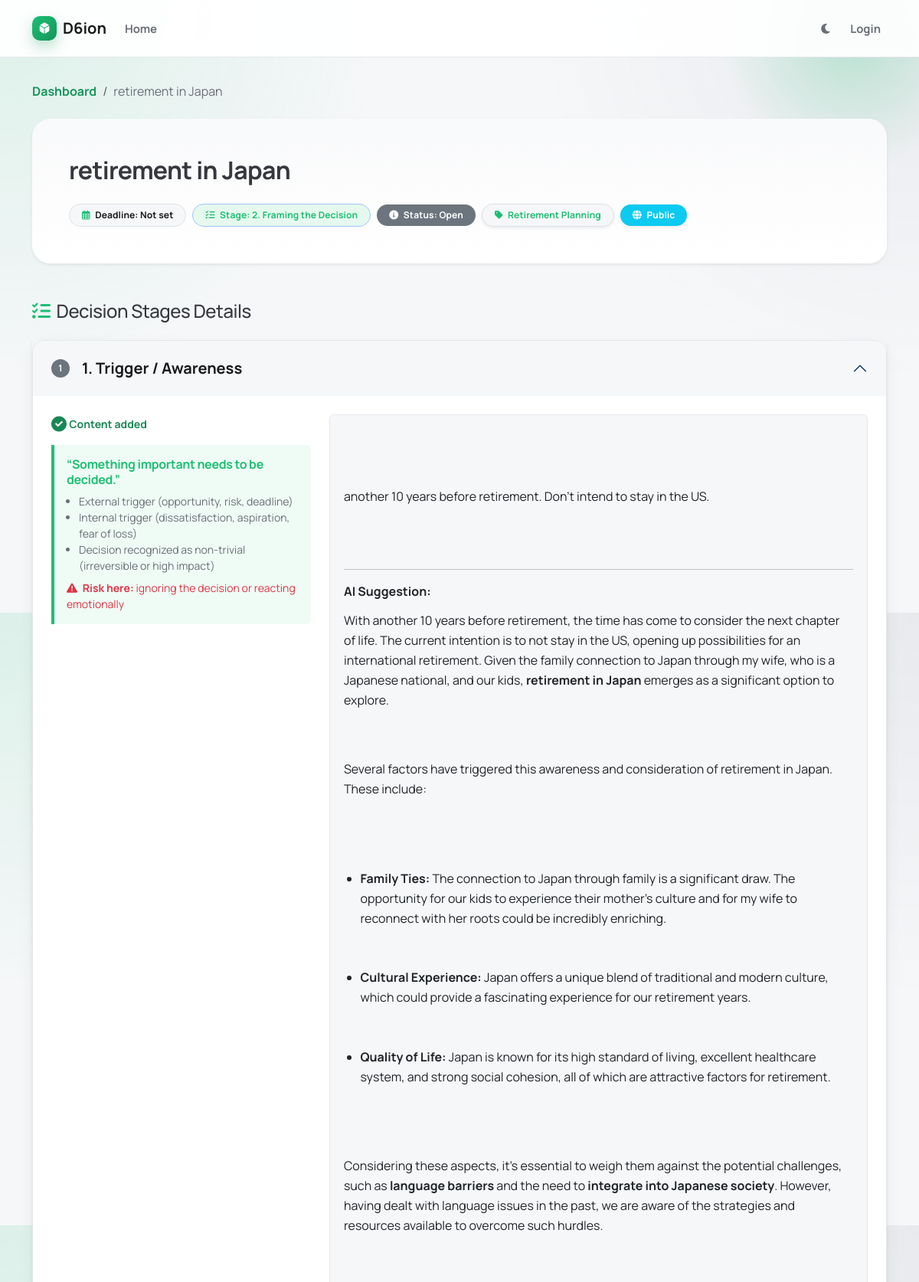
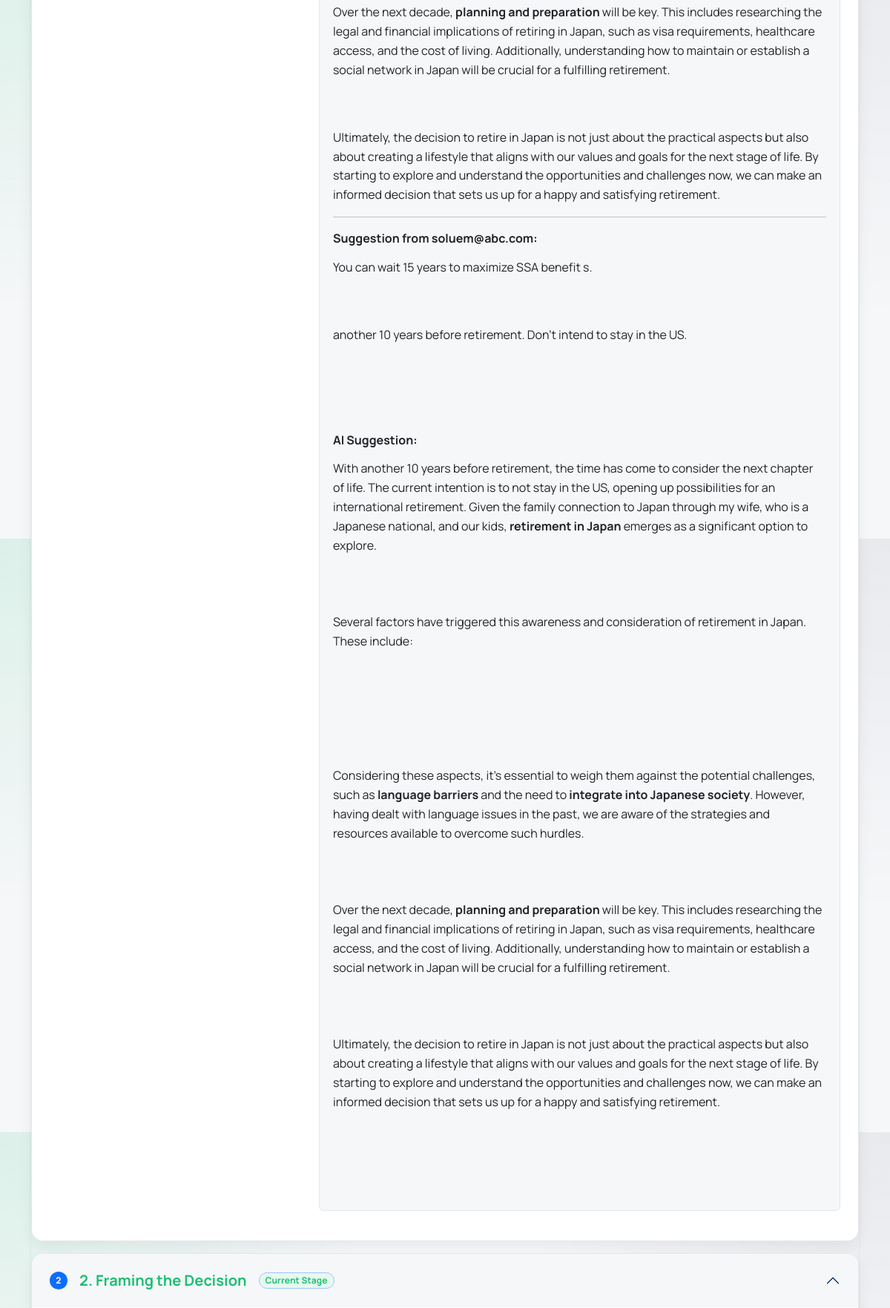
The page /decision/18 (upper part) on the database its author committed (2 pictures, top to bottom).
### app/models.py (models this page shows, shortened)
class Decision(db.Model):
    STAGES = [
        ('1_trigger', '1. Trigger / Awareness'),
        ('2_framing', '2. Framing the Decision'),
        ('3_objectives', '3. Objective & Constraint Definition'),
        ('4_options', '4. Option Generation'),
        ('5_information', '5. Information Gathering & Validation'),
        ('6_evaluation', '6. Evaluation & Modeling'),
        ('7_emotions', '7. Emotional & Values Check'),
        ('8_commitment', '8. Commitment Decision'),
        ('9_execution', '9. Execution Planning'),
        ('10_review', '10. Review & Adaptation')
    ]
    STAGE_DETAILS = {
        '1_trigger': {
            'quote': '“Something important needs to be decided.”',
            'bullets': [
                'External trigger (opportunity, risk, deadline)',
                'Internal trigger (dissatisfaction, aspiration, fear of loss)',
                'Decision recognized as non-trivial (irreversible or high impact)'
            ],
            'risk': 'ignoring the decision or reacting emotionally'
        },
        '2_framing': {
            'quote': '“What exactly am I deciding?”',
            'bullets': [
                'Define the decision boundary (what is in vs out)',
                'Clarify time horizon (short vs long-term impact)',
                'Identify stakeholders (self, family, partners, shareholders)',
                'Key output: a clean decision statement',
                '“Should I do X instead of Y within Z timeframe, given constraints A & B?”'
            ],
            'risk': 'poorly framed decisions lead to wrong answers'
        },
        '3_objectives': {
            'quote': '“What does success look like?”',
            'bullets': [
                'Primary objective(s) (e.g., ROI, happiness, flexibility, legacy)',
                'Non-negotiable constraints (budget, legality, ethics, health, time)',
                'Trade-offs you are willing vs unwilling to make',
                'Tools: priority ranking, must-have vs nice-to-have'
            ],
            'risk': 'hidden constraints sabotage later stages'
        },
        '4_options': {
            'quote': '“What are my real options?”',
            'bullets': [
                'Obvious options (A vs B)',
                'Non-obvious options (delay, partial commit, hybrid, exit)',
                'Creative or asymmetric options',
                'Best practice: force at least 3–5 viable options'
            ],
            'risk': 'false dichotomies (“only two choices”)'
        },
        '5_information': {
            'quote': '“What do I need to know?”',
            'bullets': [
                'Facts, data, benchmarks',
                'Expert input',
                'First-hand validation (pilots, trials, site visits)',
                'Separate: What is known, What is assumed, What is unknowable'
            ],
            'risk': 'over-research or confirmation bias'
        },
        '6_evaluation': {
            'quote': '“Which option dominates under which conditions?”',
            'bullets': [
                'Pros/cons',
                'Financial models / scenarios',
                'Risk-reward asymmetry',
                'Best-case / worst-case analysis',
                'Reversibility vs irreversibility',
                'Common tools: Decision matrix, Expected value, Regret minimization, Pre-mortem analysis'
            ],
            'risk': 'analysis paralysis or false precision'
        },
        '7_emotions': {
            'quote': '“Can I live with this?”',
            'bullets': [
                'Gut reaction (not gut decision)',
                'Alignment with identity and long-term values',
                'Stress test: “How will I feel about this in 5–10 years?”',
                'Important: emotions are inputs, not noise'
            ],
            'risk': 'suppressing emotion or letting it dominate'
        },
        '8_commitment': {
            'quote': '“I choose.”',
            'bullets': [
                'Explicitly select one option',
                'Acknowledge uncertainty',
                'Accept trade-offs consciously',
                'High performers write this down: Why this option, Why not the others, What would change the decision later'
            ],
            'risk': 'half-decisions and hedging without clarity'
        },
        '9_execution': {
            'quote': '“How do I make this real?”',
            'bullets': [
                'First irreversible step',
                'Timeline & milestones',
                'Resource allocation',
                'Kill criteria (when to stop or pivot)'
            ],
            'risk': 'good decisions ruined by poor execution'
        },
        '10_review': {
            'quote': '“Was the decision good, given what was knowable?”',
            'bullets': [
                'Outcome vs process evaluation',
                'What signals to monitor',
                'Adjust or double-down',
                'Key distinction: A good decision can have a bad outcome—and vice versa.'
            ],
            'risk': 'ignoring the learning opportunity'
        }
    }
    id = db.Column(db.Integer, primary_key=True)
    title = db.Column(db.String(140))
    deadline = db.Column(db.DateTime)
    created_at = db.Column(db.DateTime, index=True, default=datetime.utcnow)
    status = db.Column(db.String(20), default='open') # open, closed
    stage = db.Column(db.String(40), default='1_trigger')
    category = db.Column(db.String(50))
    is_public = db.Column(db.Boolean, default=True)
    user_id = db.Column(db.Integer, db.ForeignKey('user.id'))
    stage_1_trigger = db.Column(db.Text)
    stage_2_framing = db.Column(db.Text)
    stage_3_objectives = db.Column(db.Text)
    stage_4_options = db.Column(db.Text)
    stage_5_information = db.Column(db.Text)
    stage_6_evaluation = db.Column(db.Text)
    stage_7_emotions = db.Column(db.Text)
    stage_8_commitment = db.Column(db.Text)
    stage_9_execution = db.Column(db.Text)
    stage_10_review = db.Column(db.Text)
    options = db.relationship('Option', backref='decision', lazy='dynamic', cascade="all, delete-orphan")
    suggestions = db.relationship('Suggestion', backref='decision', lazy='dynamic', cascade="all, delete-orphan")
    clarifications = db.relationship('Clarification', backref='decision', lazy='dynamic', cascade="all, delete-orphan")
    stage_suggestions = db.relationship('StageSuggestion', backref='decision', lazy='dynamic', cascade="all, delete-orphan")

### app/routes.py (the view)
@bp.route('/decision/<int:id>')
def view_decision(id):
    decision = Decision.query.get_or_404(id)
    if not decision.is_public:
        if current_user.is_anonymous or decision.owner != current_user:
            abort(403)
    if current_user.is_authenticated:
        action = UserAction(user_id=current_user.id, action_type='read', decision_id=decision.id)
        db.session.add(action)
        db.session.commit()
    option_form = OptionForm()
    suggestion_form = SuggestionForm()
    clarification_form = ClarificationForm()
    return render_template('view_decision.html', title=decision.title,
                           decision=decision, option_form=option_form,
                           suggestion_form=suggestion_form,
                           clarification_form=clarification_form,
                           stages=Decision.STAGES,
                           stage_details=Decision.STAGE_DETAILS)

### app/templates/view_decision.html (shortened to what this page needs)
{% extends "base.html" %}
{% block content %}
    <div class="row">
        <div class="col-12">
            <nav aria-label="breadcrumb" class="mb-4">
                <ol class="breadcrumb">
                    <li class="breadcrumb-item"><a href="{{ url_for('main.index') }}">Dashboard</a></li>
                    <li class="breadcrumb-item active" aria-current="page">{{ decision.title }}</li>
                </ol>
            </nav>
            <div class="decision-header-card p-4 p-md-5 mb-5 shadow-sm border-0">
                <div class="d-flex flex-column flex-md-row justify-content-between align-items-start align-items-md-center mb-4 gap-3">
                    <div>
                        <h1 class="h2 fw-bold mb-0">{{ decision.title }}</h1>
                    </div>
                </div>
                <div class="d-flex flex-wrap align-items-center gap-2 mt-4">
                    <span class="badge bg-light text-secondary border px-3 py-2">
                        <i class="far fa-calendar-alt me-1 text-primary"></i> Deadline: {{ decision.deadline.strftime('%Y-%m-%d') if decision.deadline else 'Not set' }}
                    </span>
                    <span class="badge bg-primary-subtle text-primary border border-primary-subtle px-3 py-2">
                        <i class="fas fa-tasks me-1"></i> Stage:
                        {% for value, label in decision.STAGES %}
                            {% if value == decision.stage %}
                                {{ label }}
                            {% endif %}
                        {% endfor %}
                    </span>
                    <span class="badge {% if decision.status == 'completed' %}bg-success text-white{% else %}bg-secondary text-white{% endif %} px-3 py-2">
                        <i class="fas fa-info-circle me-1"></i> Status: {{ decision.status|capitalize }}
                    </span>
                    {% if decision.category %}
                    <a href="{{ url_for('main.index', category=decision.category) }}" class="badge rounded-pill bg-light text-primary border shadow-sm px-3 py-2 text-decoration-none hover-shadow">
                        <i class="fas fa-tag me-1"></i> {{ decision.category }}
                    </a>
                    {% endif %}
                    {% if decision.is_public %}
                    <span class="badge rounded-pill bg-info text-white shadow-sm px-3 py-2">
                        <i class="fas fa-globe me-1"></i> Public
                    </span>
                    {% endif %}
                </div>
            </div>
            <section class="mb-5">
                <h2 class="h4 mb-4"><i class="fas fa-tasks me-2 text-primary"></i>Decision Stages Details</h2>
                <div class="accordion shadow-sm" id="stagesAccordion">
                    {% for value, label in stages %}
                    {% set stage_num = value.split('_')[0] %}
                    {% set stage_content_attr = 'stage_' + value %}
                    {% set stage_content = getattr(decision, stage_content_attr) %}
                    <div class="accordion-item border mb-3 rounded-1 overflow-hidden">
                        <h2 class="accordion-header" id="heading{{ stage_num }}">
                            <button class="accordion-button {% if not stage_content %}collapsed{% endif %} py-4 px-4" type="button" data-bs-toggle="collapse" data-bs-target="#collapse{{ stage_num }}" aria-expanded="{% if stage_content %}true{% else %}false{% endif %}" aria-controls="collapse{{ stage_num }}">
                                <span class="badge {% if decision.stage == value %}bg-primary{% else %}bg-secondary{% endif %} me-3 rounded-circle d-flex align-items-center justify-content-center" style="width: 24px; height: 24px; padding: 0;">{{ stage_num }}</span>
                                <span class="fw-bold fs-5 {% if decision.stage == value %}text-primary{% endif %}">{{ label }}</span>
                                {% if decision.stage == value %}
                                <span class="badge bg-primary-subtle text-primary border border-primary-subtle ms-3 small py-1 px-2">Current Stage</span>
                                {% endif %}
                            </button>
                        </h2>
                        <div id="collapse{{ stage_num }}" class="accordion-collapse collapse {% if stage_content %}show{% endif %}" aria-labelledby="heading{{ stage_num }}" data-bs-parent="#stagesAccordion">
                            <div class="accordion-body p-4">
                                <div class="row">
                                    <div class="col-lg-4">
                                        <div class="d-flex align-items-center mb-3">
                                            {% if stage_content %}
                                            <div class="text-success me-3" title="Content added">
                                                <i class="fas fa-check-circle fa-lg"></i> <span class="small fw-bold">Content added</span>
                                            </div>
                                            {% endif %}
                                        </div>
                                        {% if stage_details and value in stage_details %}
                                        <div class="stage-guidance themed-panel mb-4 p-3 bg-light border-start border-primary border-4 rounded-end">
                                            <h5 class="h6 fw-bold text-primary mb-2">{{ stage_details[value]['quote'] }}</h5>
                                            <ul class="small text-muted mb-2 ps-3">
                                                {% for bullet in stage_details[value]['bullets'] %}
                                                <li>{{ bullet }}</li>
                                                {% endfor %}
                                            </ul>
                                            <div class="small text-danger mt-2">
                                                <i class="fas fa-exclamation-triangle me-1"></i> <strong>Risk here:</strong> {{ stage_details[value]['risk'] }}
                                            </div>
                                        </div>
                                        {% endif %}
                                    </div>
                                    <div class="col-lg-8">
                                        <div id="display-{{ value }}" class="stage-display mb-3">
                                            {% if stage_content %}
                                                <div class="stage-content-view ql-editor p-3 bg-light themed-panel rounded border">
                                                    {{ stage_content|safe }}
                                                </div>
                                            {% else %}
                                                <p class="text-muted italic">No content yet for this stage.</p>
                                            {% endif %}
                                        </div>
                                    </div>
                                </div>
                            </div>
                        </div>
                    </div>
                    {% endfor %}
                </div>
            </section>
        </div>
    </div>
{% endblock %}

### rows shown on the page
Decision: title "retirement in Japan", deadline "Not set", status "Open", category "Retirement Planning", stages "another 10 years before retirement. Don't intend to stay in the US. AI Suggestion: With another 10 years before retirement, the time has come to consider the next chapter of life. The current intention is to not stay in the US, opening up possibilities for an international retirement. Given the family connection to Japan through my wife, who is a Japanese national, and our kids, retirement in Japan emerges as a significant option to explore. Several factors have triggered this awareness and consideration of retirement in Japan. These include: Family Ties: The connection to Japan through family is a significant draw. The opportunity for our kids to experience their mother's culture and for…"

### other values the page prints
{{ label }} "2. Framing the Decision"
{{ stage_num }} "1" "2"
{{ label }} "1. Trigger / Awareness" "2. Framing the Decision"
{{ stage_details[value]['quote'] }} "“Something important needs to be decided.”"
{{ bullet }} "External trigger (opportunity, risk, deadline)" "Internal trigger (dissatisfaction, aspiration, fear of loss)" "Decision recognized as non-trivial (irreversible or high impact)"
{{ stage_details[value]['risk'] }} "ignoring the decision or reacting emotionally"
